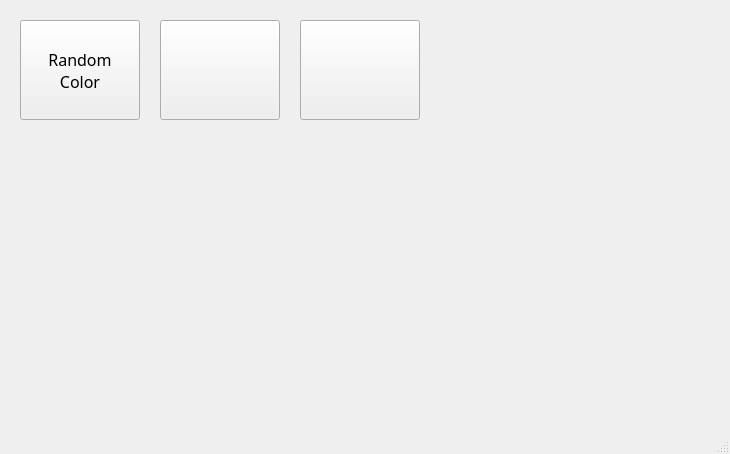
<?xml version="1.0" encoding="UTF-8"?>
<ui version="4.0">
 <class>MainWindow</class>
 <widget class="QMainWindow" name="MainWindow">
  <property name="geometry">
   <rect>
    <x>0</x>
    <y>0</y>
    <width>730</width>
    <height>454</height>
   </rect>
  </property>
  <property name="sizePolicy">
   <sizepolicy hsizetype="Expanding" vsizetype="Expanding">
    <horstretch>0</horstretch>
    <verstretch>0</verstretch>
   </sizepolicy>
  </property>
  <property name="font">
   <font>
    <family>Segoe Print</family>
    <pointsize>12</pointsize>
   </font>
  </property>
  <property name="windowTitle">
   <string>Базовый пример рисования в Qt</string>
  </property>
  <widget class="QWidget" name="centralwidget">
   <widget class="QPushButton" name="pushButton">
    <property name="geometry">
     <rect>
      <x>160</x>
      <y>20</y>
      <width>120</width>
      <height>100</height>
     </rect>
    </property>
    <property name="sizePolicy">
     <sizepolicy hsizetype="Fixed" vsizetype="Fixed">
      <horstretch>0</horstretch>
      <verstretch>0</verstretch>
     </sizepolicy>
    </property>
    <property name="cursor">
     <cursorShape>OpenHandCursor</cursorShape>
    </property>
    <property name="autoFillBackground">
     <bool>false</bool>
    </property>
    <property name="text">
     <string/>
    </property>
    <property name="icon">
     <iconset resource="resources.qrc">
      <normaloff>:/resources/UndoNormal.png</normaloff>:/resources/UndoNormal.png</iconset>
    </property>
    <property name="iconSize">
     <size>
      <width>100</width>
      <height>80</height>
     </size>
    </property>
    <property name="checkable">
     <bool>false</bool>
    </property>
   </widget>
   <widget class="QPushButton" name="pushButton_2">
    <property name="geometry">
     <rect>
      <x>300</x>
      <y>20</y>
      <width>120</width>
      <height>100</height>
     </rect>
    </property>
    <property name="cursor">
     <cursorShape>OpenHandCursor</cursorShape>
    </property>
    <property name="text">
     <string/>
    </property>
    <property name="icon">
     <iconset resource="resources.qrc">
      <normaloff>:/resources/ClearNormal.png</normaloff>:/resources/ClearNormal.png</iconset>
    </property>
    <property name="iconSize">
     <size>
      <width>100</width>
      <height>80</height>
     </size>
    </property>
   </widget>
   <widget class="QPushButton" name="colorButton">
    <property name="geometry">
     <rect>
      <x>20</x>
      <y>20</y>
      <width>120</width>
      <height>100</height>
     </rect>
    </property>
    <property name="cursor">
     <cursorShape>OpenHandCursor</cursorShape>
    </property>
    <property name="text">
     <string>Random
Color</string>
    </property>
   </widget>
  </widget>
  <widget class="QMenuBar" name="menubar">
   <property name="geometry">
    <rect>
     <x>0</x>
     <y>0</y>
     <width>730</width>
     <height>41</height>
    </rect>
   </property>
  </widget>
  <widget class="QStatusBar" name="statusbar"/>
 </widget>
 <resources>
  <include location="resources.qrc"/>
 </resources>
 <connections/>
</ui>
